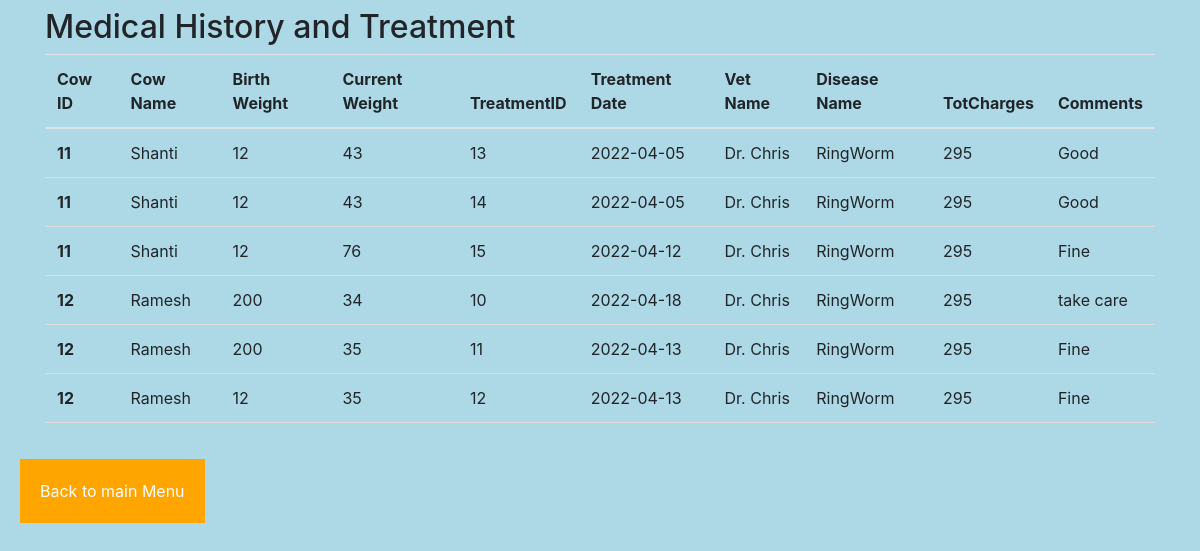
Screenshot of /Medical/MedicalView.php with the database file from the repository.
### tables this page shows
CREATE TABLE `MedicalHistory` (
  `TreatmentID` int(11) NOT NULL,
  `CowID` int(11) NOT NULL,
  `TreatmentDate` date NOT NULL,
  `BirthWeight` int(11) NOT NULL,
  `CurrentWeight` int(11) NOT NULL,
  `VetID` int(11) NOT NULL,
  `DiseaseID` int(11) NOT NULL,
  `TotCharges` int(11) NOT NULL,
  `Comments` text NOT NULL
);

CREATE TABLE `Cow` (
  `CowID` int(11) NOT NULL,
  `CowName` varchar(50) NOT NULL,
  `DOB` date DEFAULT NULL,
  `DateAcquired` date DEFAULT NULL,
  `Source` varchar(50) DEFAULT NULL,
  `Breed` varchar(50) DEFAULT NULL,
  `Sire` varchar(50) DEFAULT NULL,
  `DateOfSold` date DEFAULT NULL,
  `DateOfDeath` date DEFAULT NULL,
  `Cause` text,
  `LineageComments` text,
  `HerdID` int(11) DEFAULT NULL,
  `Timestamp` timestamp NULL DEFAULT CURRENT_TIMESTAMP
);

CREATE TABLE `VetInfo` (
  `VetID` int(11) NOT NULL,
  `VetName` varchar(50) NOT NULL,
  `VetAddress` text NOT NULL,
  `City` varchar(30) NOT NULL,
  `State` varchar(30) NOT NULL,
  `Zip` varchar(50) NOT NULL,
  `Phone` varchar(12) NOT NULL,
  `VisitCost` varchar(30) NOT NULL
);

CREATE TABLE `Disease_Treatment` (
  `DiseaseID` int(11) NOT NULL,
  `DiseaseName` text NOT NULL,
  `SymSeverID` int(11) NOT NULL,
  `Treatment` text NOT NULL,
  `Medication` text NOT NULL,
  `Quantity` int(11) NOT NULL,
  `Cost` int(11) NOT NULL
);

### Medical/MedicalView.php (the view, shortened to what this page needs)
<?php include '../dbconnect.php'; ?>
<!DOCTYPE html>
<html lang="en">
<head>
    <link rel="stylesheet" href="https://stackpath.bootstrapcdn.com/bootstrap/4.5.2/css/bootstrap.min.css">
</head>
<body>
<div class="container mt-2">
    <div class="row">
        <div class="col-md-12">
            <div class="page-header">
                <h2>Medical History and Treatment</h2>
            </div>
        <table class="table">
            <thead>
                <tr>
                    <th>Cow ID</th>
                    <th>Cow Name</th>
                    <th>Birth Weight</th>
                    <th>Current Weight</th>
                    <th>TreatmentID</th>
                    <th>Treatment Date</th>
                    <th>Vet Name</th>
                    <th>Disease Name</th>
                    <th>TotCharges</th>
                    <th>Comments</th>
                </tr>
            </thead>
            <tbody>
                <?php
                $sql = "SELECT Cow.CowID, Cow.CowName, MedicalHistory.BirthWeight, MedicalHistory.CurrentWeight, MedicalHistory.TreatmentID, MedicalHistory.TreatmentDate, VetInfo.VetName, Disease_Treatment.DiseaseName, MedicalHistory.TotCharges, MedicalHistory.Comments  FROM MedicalHistory INNER JOIN Cow ON Cow.CowID = MedicalHistory.CowID INNER JOIN VetInfo ON VetInfo.VetID = MedicalHistory.VetID INNER JOIN Disease_Treatment ON Disease_Treatment.DiseaseID = MedicalHistory.DiseaseID ORDER BY Cow.CowID ASC";
                    $result = mysqli_query($con,$sql);?>
                    <?php if ($result->num_rows > 0): ?>
                    <?php while($array=mysqli_fetch_row($result)): ?>
                    <tr>
                        <th scope="row"><?php echo $array[0];?></th>
                        <td><?php echo $array[1];?></td>
                        <td><?php echo $array[2];?></td>
                        <td><?php echo $array[3];?></td>
                        <td><?php echo $array[4];?></td>
                        <td><?php echo $array[5];?></td>
                        <td><?php echo $array[6];?></td>
                        <td><?php echo $array[7];?></td>
                        <td><?php echo $array[8];?></td>
                        <td><?php echo $array[9];?></td>
                    <?php endwhile; ?>
                <?php endif; ?>
            </tbody>
      </table>
      </div>
    </div>
</div>
<form method='post' action=''>
<input type='submit' value='Back to main Menu' name='Main'
?>>
</form>
</body>
</html>

### Medical/MedicalView.php (style rules this page uses)
table { border-collapse: collapse; width: 100%; }
th, td { padding: 8px; text-align: left; border-bottom: 1px solid #ddd; }
body { background-color: lightblue; }
input[type= submit] { background-color: orange; border: none; text-decoration: none; color: white; padding: 20px 20px; margin: 20px 20px; cursor: pointer; }

### rows the page displays
medicalhistory: CowID.CowID "11", CowID.CowName "Shanti", BirthWeight "12", CurrentWeight "43", TreatmentID "13", TreatmentDate "2022-04-05", VetID.VetName "Dr. Chris", DiseaseID.DiseaseName "RingWorm", TotCharges "295", Comments "Good"
medicalhistory: CowID.CowID "11", CowID.CowName "Shanti", BirthWeight "12", CurrentWeight "43", TreatmentID "14", TreatmentDate "2022-04-05", VetID.VetName "Dr. Chris", DiseaseID.DiseaseName "RingWorm", TotCharges "295", Comments "Good"
medicalhistory: CowID.CowID "11", CowID.CowName "Shanti", BirthWeight "12", CurrentWeight "76", TreatmentID "15", TreatmentDate "2022-04-12", VetID.VetName "Dr. Chris", DiseaseID.DiseaseName "RingWorm", TotCharges "295", Comments "Fine"
medicalhistory: CowID.CowID "12", CowID.CowName "Ramesh", BirthWeight "200", CurrentWeight "34", TreatmentID "10", TreatmentDate "2022-04-18", VetID.VetName "Dr. Chris", DiseaseID.DiseaseName "RingWorm", TotCharges "295", Comments "take care"
medicalhistory: CowID.CowID "12", CowID.CowName "Ramesh", BirthWeight "200", CurrentWeight "35", TreatmentID "11", TreatmentDate "2022-04-13", VetID.VetName "Dr. Chris", DiseaseID.DiseaseName "RingWorm", TotCharges "295", Comments "Fine"
medicalhistory: CowID.CowID "12", CowID.CowName "Ramesh", BirthWeight "12", CurrentWeight "35", TreatmentID "12", TreatmentDate "2022-04-13", VetID.VetName "Dr. Chris", DiseaseID.DiseaseName "RingWorm", TotCharges "295", Comments "Fine"
